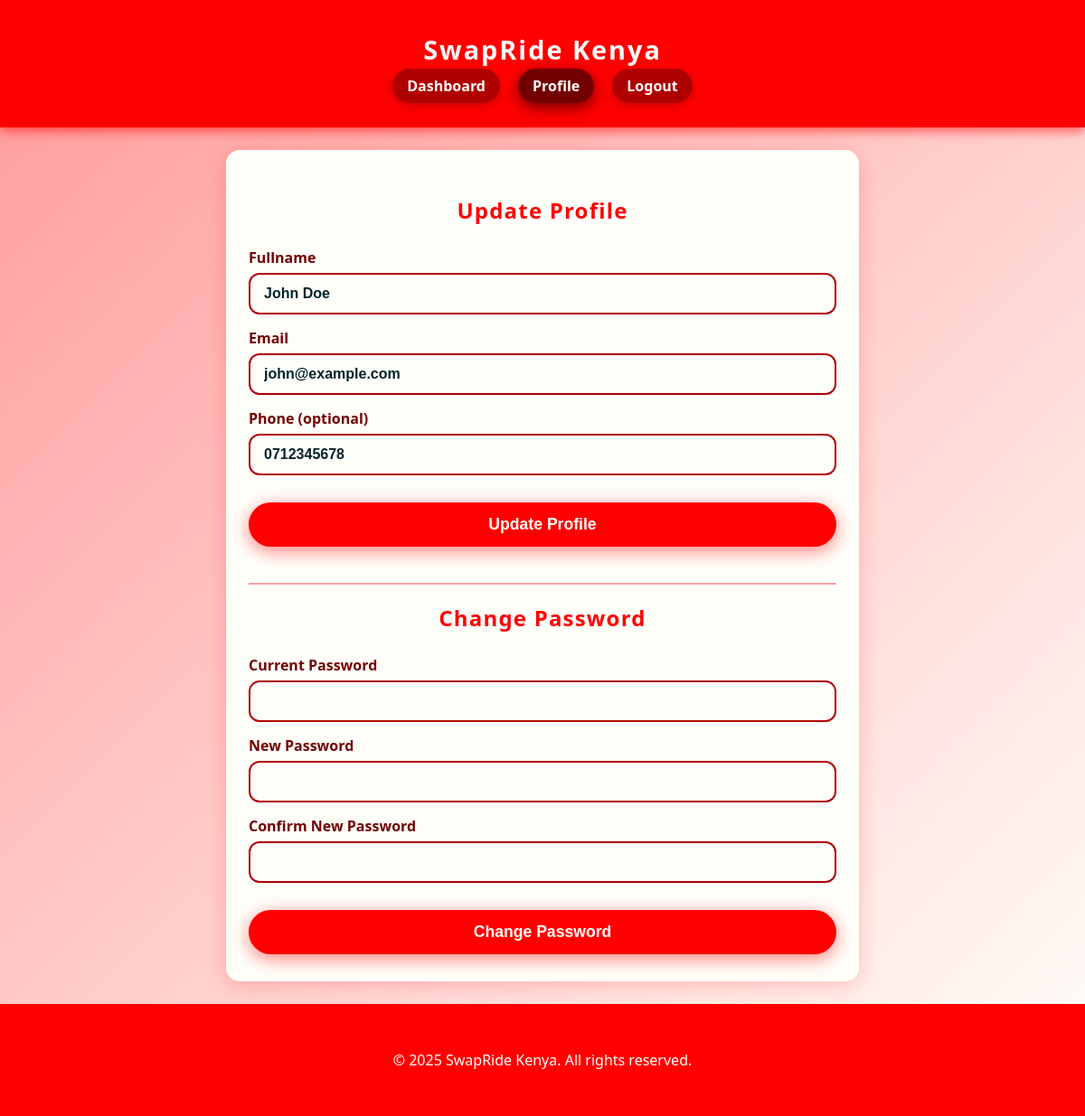
Screenshot of /user/profile.php (signed in) with the database file from the repository.
### tables this page shows
CREATE TABLE IF NOT EXISTS users (
    id INT AUTO_INCREMENT PRIMARY KEY,
    full_name VARCHAR(100) NOT NULL,
    email VARCHAR(100) NOT NULL UNIQUE,
    phone VARCHAR(20),
    password VARCHAR(255) NOT NULL,
    user_type ENUM('admin', 'user') DEFAULT 'user',
    is_blocked TINYINT(1) DEFAULT 0,
    created_at TIMESTAMP DEFAULT CURRENT_TIMESTAMP
);

### user/profile.php (the view, shortened to what this page needs)
<?php
include('../includes/db_connect.php');
$user_id = $_SESSION['user_id'];
$stmt = $conn->prepare("SELECT full_name, email, phone FROM users WHERE id = ?");
$stmt->bind_param("i", $user_id);
$stmt->execute();
$result = $stmt->get_result();
$user = $result->fetch_assoc();
?>
<!DOCTYPE html>
<html lang="en">
<head>
</head>
<body>
<header class="header">
    <div class="container">
        <h1 class="logo">SwapRide Kenya</h1>
        <nav>
            <ul class="nav-links">
                <li><a href="dashboard.php">Dashboard</a></li>
                <li><a href="profile.php" class="active">Profile</a></li>
                <li><a href="logout.php">Logout</a></li>
            </ul>
        </nav>
    </div>
</header>
<section class="section">
    <div class="container form-container">
        <h2>Update Profile</h2>
        <form method="POST" action="profile.php" novalidate name="update_profile">
            <label for="full_name">Fullname</label>
            <input type="text" id="full_name" name="full_name" required value="<?= htmlspecialchars($user['full_name']) ?>">
            <label for="email">Email</label>
            <input type="email" id="email" name="email" required value="<?= htmlspecialchars($user['email']) ?>">
            <label for="phone">Phone (optional)</label>
            <input type="tel" id="phone" name="phone" value="<?= htmlspecialchars($user['phone']) ?>">
            <button type="submit" name="update_profile">Update Profile</button>
        </form>
        <div class="section-divider"></div>
        <h2>Change Password</h2>
        <form method="POST" action="profile.php" novalidate name="change_password">
            <label for="current_password">Current Password</label>
            <input type="password" id="current_password" name="current_password" required>
            <label for="new_password">New Password</label>
            <input type="password" id="new_password" name="new_password" required minlength="6">
            <label for="confirm_password">Confirm New Password</label>
            <input type="password" id="confirm_password" name="confirm_password" required minlength="6">
            <button type="submit" name="change_password">Change Password</button>
        </form>
    </div>
</section>
<footer class="footer" style="background: var(--red-primary); padding: 15px 0; text-align:center; color: var(--off-white); user-select:none;">
    <div class="container">
        <p>&copy; <?= date('Y') ?> SwapRide Kenya. All rights reserved.</p>
    </div>
</footer>
</body>
</html>

### user/profile.php (style rules this page uses)
:root { --red-primary: #FE0000; --red-medium: #AF0000; --red-light: #FF9B9B; --red-dark: #730000; --blue-dark: #00232A; --off-white: #FFFFFA; }
* { box-sizing: border-box; }
body { margin: 0; font-family: 'Segoe UI', Tahoma, Geneva, Verdana, sans-serif; background: linear-gradient(135deg, var(--red-light), var(--off-white)); color: var(--blue-dark); min-height: 100vh; display: flex; flex-direction: column; }
.container { width: 90%; max-width: 700px; margin: 0 auto; padding: 20px 0; }
header.header { background: var(--red-primary); padding: 15px 0; box-shadow: 0 4px 12px rgba(254,0,0,0.6); user-select: none; }
header .logo { color: var(--off-white); margin: 0; text-align: center; font-size: 1.8rem; font-weight: 900; letter-spacing: 0.07em; font-family: 'Segoe UI Black', 'Segoe UI', Tahoma, Geneva, Verdana, sans-serif; }
nav ul.nav-links { list-style: none; padding: 0; margin: 10px 0 0; display: flex; justify-content: center; gap: 20px; flex-wrap: wrap; }
nav ul.nav-links li a { color: var(--off-white); text-decoration: none; font-weight: 700; padding: 8px 16px; border-radius: 25px; background: var(--red-medium); box-shadow: 0 3px 8px rgba(175,0,0,0.6); transition: background-color 0.3s ease; }
nav ul.nav-links li a:hover, nav ul.nav-links li a.active { background: var(--red-dark); box-shadow: 0 5px 15px var(--red-dark); }
section.section { flex-grow: 1; padding: 25px 0; }
.form-container { background: var(--off-white); padding: 30px 25px; border-radius: 15px; box-shadow: 0 5px 25px rgba(254,0,0,0.2); }
h2 { margin-bottom: 25px; color: var(--red-primary); text-align: center; font-weight: 800; letter-spacing: 0.05em; }
form label { display: block; margin: 15px 0 6px; font-weight: 700; color: var(--red-dark); font-size: 1rem; }
input[type="text"], input[type="email"], input[type="password"], input[type="tel"] { width: 100%; padding: 12px 15px; border: 2px solid var(--red-medium); border-radius: 12px; font-size: 1rem; transition: border-color 0.3s ease; font-weight: 600; color: var(--blue-dark); background: var(--off-white); }
button { margin-top: 30px; width: 100%; padding: 14px 0; background: var(--red-primary); color: var(--off-white); font-weight: 900; font-size: 1.1rem; border: none; border-radius: 30px; cursor: pointer; box-shadow: 0 5px 20px rgba(254,0,0,0.5); transition: background-color 0.4s ease, box-shadow 0.4s ease; user-select: none; }
.section-divider { margin: 40px 0 20px; border-bottom: 2px solid var(--red-light); }

### rows the page displays
users: full_name "John Doe", email "john@example.com", phone "0712345678"
